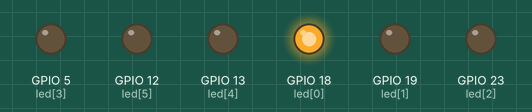
Simulated run of this sketch. Board: ESP32. On the bench: output pins drawn as LEDs (lit = HIGH).

Above: at 0.05 s.
At 0.35 s:
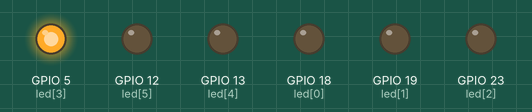
At 0.95 s:
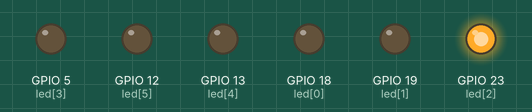
At 1.35 s:
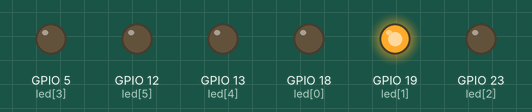
At 1.8 s:
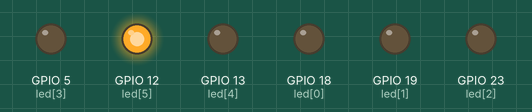
At 2.85 s:
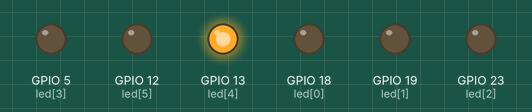
Timing chart, 0 to 3.1 s (numbered marks = the images above):
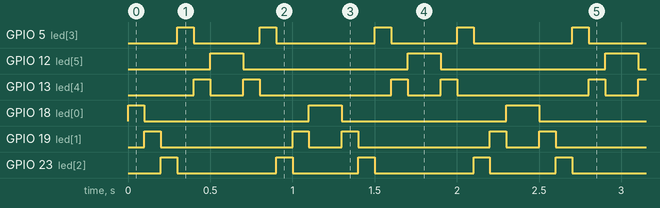

Measured:
- by itself, GPIO 5 (led[3]): repeats every 1.2 s: LOW 0.40 s, HIGH 0.10 s, LOW 0.60 s, HIGH 0.10 s
- by itself, GPIO 12 (led[5]): alternates HIGH for 0.20 s and LOW for 1.0 s
- by itself, GPIO 13 (led[4]): repeats every 1.2 s: LOW 0.20 s, HIGH 0.10 s, LOW 0.80 s, HIGH 0.10 s
- by itself, GPIO 18 (led[0]): repeats every 1.2 s: LOW 1.0 s, HIGH 0.20 s
- by itself, GPIO 19 (led[1]): repeats every 1.2 s: LOW 0.80 s, HIGH 0.10 s, LOW 0.20 s, HIGH 0.10 s
- by itself, GPIO 23 (led[2]): repeats every 1.2 s: LOW 0.60 s, HIGH 0.10 s, LOW 0.40 s, HIGH 0.10 s

The sketch:

knightrider.ino
```cpp
/*
Knight Rider LED

Public Domain
September 2016,2017
Budi Rahardjo (@rahard)

*/

// pin configuration for DycodeX ESPectro board
// int led[] = {15, 2, 0, 4, 5, 3};
// pin configuration for Arduino UNU board
// int led[] = {13, 12, 11, 10, 9, 8};
// pin config for NodeMCU
// int led[] = {14, 12, 13, 15, 3, 1};
// pin config for Wemos D1 mini
// int led[] = {2, 0, 4, 5, 3, 1};
// pin config for QoreX
int led[] = {18, 19, 23, 5, 13, 12};
int NUMLED = 6; // number of LEDS
int WAITFOR = 100;
int i;
int LEDON=0;
int direction=1;

void setup() {
   // setup pins for output
   for (i=0; i<NUMLED; i++) { pinMode(led[i], OUTPUT); }
}

void loop() {

   // turn off all LED
   for (i=0; i<NUMLED; i++) { digitalWrite(led[i], LOW); }
   // turn on LED with current counter
   digitalWrite(led[LEDON], HIGH);

   delay(WAITFOR);

   LEDON = LEDON + direction;

   // if already hit the largest number, reverse direction
   if (LEDON >= NUMLED) {
      direction = -1;
      LEDON = NUMLED - 1;
   }

   // if already hit the lowest number
   if (LEDON < 0) {
      direction = 1;
      LEDON = 0;
   }

}
```
